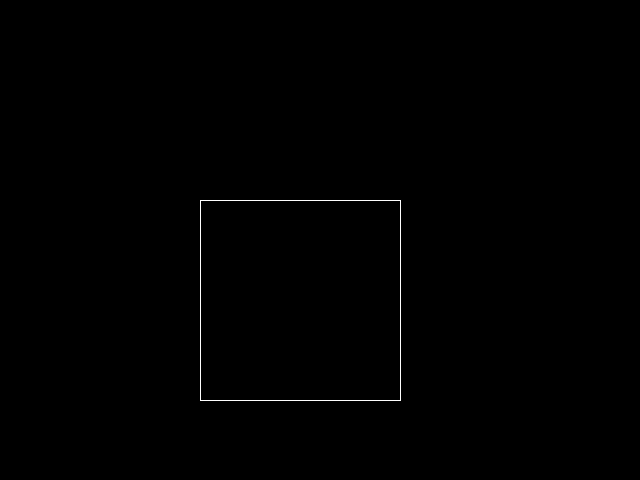
Frame 1 (no input)
Frame 60 (the mouse pressed at the canvas centre just before this capture): identical to frame 1, image omitted
Frame 120 (the mouse held since frame 60 and released just before this capture): identical to frame 1, image omitted

The Processing sketch that drew this single still picture (run headless with seeded random() and noise(); from frame 60 on, the mouse is pressed at the canvas centre):

// Processing sketch: Solid
// ── Solid.pde

DestSolid d;
PosVector f = new PosVector();

void setup()
{
  size(640, 480);
  
  ArrayList<PVector> bounds = new ArrayList<PVector>();
  bounds.add(new PVector(200, 200));
  bounds.add(new PVector(400, 200));
  bounds.add(new PVector(400, 400));
  bounds.add(new PVector(200, 400));
  
  d = new DestSolid(bounds);
  
  
  f.position = new PVector(100, 100);
  f.value = new PVector(1, 0);
  
}

void draw()
{
  background(0);
  
  d.Draw();
}

// ── DestSolid.pde

class DestSolid
{
  ArrayList<PVector> bounds = new ArrayList<PVector>();
  
  ArrayList<Point> points = new ArrayList<Point>();
  ArrayList<Integer> activePointIndices = new ArrayList<Integer>();

  DestSolid(ArrayList<PVector> _bounds)
  {
    for (PVector p : _bounds)
    {
      bounds.add(p.copy());
    }
  }
  
  void Draw()
  {
    noFill();
    stroke(255);
    strokeWeight(1);
    beginShape();
    for (PVector p : bounds)
    {
      vertex(p.x, p.y);
    }
    endShape(CLOSE);
  }
}

// ── Point.pde

class Point
{
  float x, y, r = 5;
  ArrayList<AngleDomain> openAngles = new ArrayList<AngleDomain>();
  
  public Point(float _x, float _y)
  {
    this.x = _x;
    this.y = _y;
    this.r = pow(10 + (9 * (x - 320) / 320), 1.2);
    //if (this.y > 240) this.r = 10 + (9 * (x - 320) / 320);
    //else this.r = 10 - (9 * (x - 320) / 320);
    
    openAngles.add(new AngleDomain(0, 2 * PI));
  }
  
  public Point(float _x, float _y, float _r)
  {
    this.x = _x;
    this.y = _y;
    this.r = _r;
    
    openAngles.add(new AngleDomain(0, 2 * PI));
  }
  
  public ArrayList<AngleDomain> Invert(ArrayList<AngleDomain> input)
  {
    ArrayList<AngleDomain> not = new ArrayList<AngleDomain>();
    
    if (input.size() > 0)
    {
      if (input.get(0).thetaMin != 0) 
      {
        not.add(new AngleDomain(0, input.get(0).thetaMin));
      }
      
      for (int i = 0; i < input.size() - 1; i++)
      {
        not.add(new AngleDomain(input.get(i).thetaMax, input.get(i+1).thetaMin));
      }
      
      if (input.get(input.size() - 1).thetaMax % (2*PI) != 0) 
      {
        not.add(new AngleDomain(input.get(input.size() - 1).thetaMax, (2*PI)));
      }
    }
    else
    {
      not.add(new AngleDomain(0, 2*PI));
    }
    
    return not;
  }
  
  public ArrayList<AngleDomain> Add(ArrayList<AngleDomain> input1, ArrayList<AngleDomain> input2)
  {
    ArrayList<AngleDomain> sum = new ArrayList<AngleDomain>();
    
    int input1Index = 0;
    int input2Index = 0;
    
    while((input1Index < input1.size() || input2Index < input2.size()))
    {   
      if (input1Index == input1.size())
      {
        sum.add(input2.get(input2Index));
        input2Index++;
      }
      else if (input2Index == input2.size())
      {
        sum.add(input1.get(input1Index));
        input1Index++;
      }
      else if (input1.get(input1Index).thetaMin > input2.get(input2Index).thetaMax)
      {
        if (sum.size() > 0)
        {
          if (input2.get(input2Index).thetaMin > sum.get(sum.size() - 1).thetaMax) sum.add(input2.get(input2Index));
        }
        else sum.add(input2.get(input2Index));
        
        input2Index++;
      }
      else if (input1.get(input1Index).thetaMax < input2.get(input2Index).thetaMin)
      {
        if (sum.size() > 0) 
        {
          if (input1.get(input1Index).thetaMin > sum.get(sum.size() - 1).thetaMax) sum.add(input1.get(input1Index));
        }
        else sum.add(input1.get(input1Index));
        input1Index++;
      }
      else
      {
        boolean is1Max = input1.get(input1Index).thetaMax > input2.get(input2Index).thetaMax;
        
        float regionMin = min(input1.get(input1Index).thetaMin, input2.get(input2Index).thetaMin);
        float regionMax = is1Max ? input1.get(input1Index).thetaMax : input2.get(input2Index).thetaMax;
        
        if (sum.size() > 0 && sum.get(sum.size() - 1).thetaMax >= regionMin) sum.get(sum.size() - 1).thetaMax = regionMax;
        else sum.add(new AngleDomain(regionMin, regionMax));
        
        if (is1Max) input2Index++;
        else input1Index++;
      }
    }
    
    return sum;
  }
  
  public ArrayList<AngleDomain> Subtract(ArrayList<AngleDomain> input1, ArrayList<AngleDomain> input2)
  {
    ArrayList<AngleDomain> returnVal = Invert(Add(Invert(input1), input2));
    
    for (int i = 0; i < returnVal.size(); i++)
    {
      if (returnVal.get(i).thetaMin > returnVal.get(i).thetaMax) returnVal.remove(i);
    }
    
    return returnVal;
  }

  public void Invalidate(float _thetaMin, float _thetaMax)
  {
    if (_thetaMin < 0 && _thetaMax <= 2*PI) 
    { 
      // thetaMin < 0 -> delete (min -> 0) and (0 -> max) (mod 2PI)
      //ArrayList<AngleDomain> toRemove = new ArrayList<AngleDomain>();
      //toRemove.add(new AngleDomain(0, _thetaMax));
      //toRemove.add(new AngleDomain((2*PI) + _thetaMin, 2*PI));
            
      //openAngles = Subtract(openAngles, toRemove);
      
      Invalidate(0, _thetaMax);
      Invalidate(((2*PI) + _thetaMin) % (2*PI), 2*PI);
    } 
    else if (_thetaMin >= 0 && _thetaMax > 2*PI) 
    {
      // thetaMax > 2Pi -> delete (min -> 2PI) and (2PI -> max) (mod 2PI)
      //ArrayList<AngleDomain> toRemove = new ArrayList<AngleDomain>();
      //toRemove.add(new AngleDomain(0, _thetaMax % (2*PI)));
      //toRemove.add(new AngleDomain(_thetaMin, 2*PI));
      
      Invalidate(0, _thetaMax % (2*PI));
      Invalidate(_thetaMin, 2*PI);
      //openAngles = Subtract(openAngles, toRemove);
    } 
    else if (_thetaMin >= 0 && _thetaMax <= 2*PI)
    {
      // just remove specified region, no boundary conditions
      ArrayList<AngleDomain> toRemove = new ArrayList<AngleDomain>();
      toRemove.add(new AngleDomain(_thetaMin, _thetaMax));
      
      openAngles = Subtract(openAngles, toRemove);
    }
    else
    {
      println("Error occured in invalidation " + _thetaMin + " - " + _thetaMax);
    }
  }

  public void InvalidateUnionsAgainst(Point b)
  {
    float dx = b.x - x;
    float dy = b.y - y;
    float dSq = (dx * dx) + (dy * dy);

    float d = sqrt(dSq);
    if (dSq < ((r*r) + (b.r * b.r) + 2 * r * b.r))
    {      
      if (r > d + b.r) 
      {
        b.Invalidate(0, 2*PI);
      } 
      else if (b.r > d + r)
      {
        Invalidate(0, 2*PI);
      } 
      else
      {
        float angleAB = (atan2(dy, dx) + (2*PI)) % (2*PI);
        float angleBA = (atan2(-dy, -dx) + (2*PI)) % (2*PI);
        float unionAngleAB = acos((dSq + (r*r) - (b.r * b.r)) / (2 * r * d));
        float unionAngleBA = acos((dSq - (r*r) + (b.r * b.r)) / (2 * b.r * d));

        Invalidate(angleAB - unionAngleAB, angleAB + unionAngleAB);
        b.Invalidate(angleBA - unionAngleBA, angleBA + unionAngleBA);
      }
    }
  }

  public Point Random()
  {
    if (openAngles.size() != 0)
    {
      int i = int(random(openAngles.size()));
      float theta = random(openAngles.get(i).thetaMin, openAngles.get(i).thetaMax);
      
      return new Point(x + (r * cos(theta)), y + (r * sin(theta)));
    }
    else
    {
      println("Finished");
      return new Point(x + (r * cos(0)), y + (r * sin(0)));
    }
  }
  
  public void Domains()
  {
    for (AngleDomain ad : openAngles)
    {
      print(ad.ToString() + ", ");
    }
    println();
  }
}

class AngleDomain
{
  float thetaMin, thetaMax;

  public AngleDomain(float _thetaMin, float _thetaMax)
  {
    this.thetaMin = _thetaMin;
    this.thetaMax = _thetaMax;
  }
  
  public String ToString()
  {
    return "[ " + thetaMin + ", " + thetaMax + " ]";
  }
  
}

// ── PosVector.pde

class PosVector
{
  public PVector position, value;
  
  PosVector()
  {
    position = new PVector();
    value = new PVector();
  }
}
